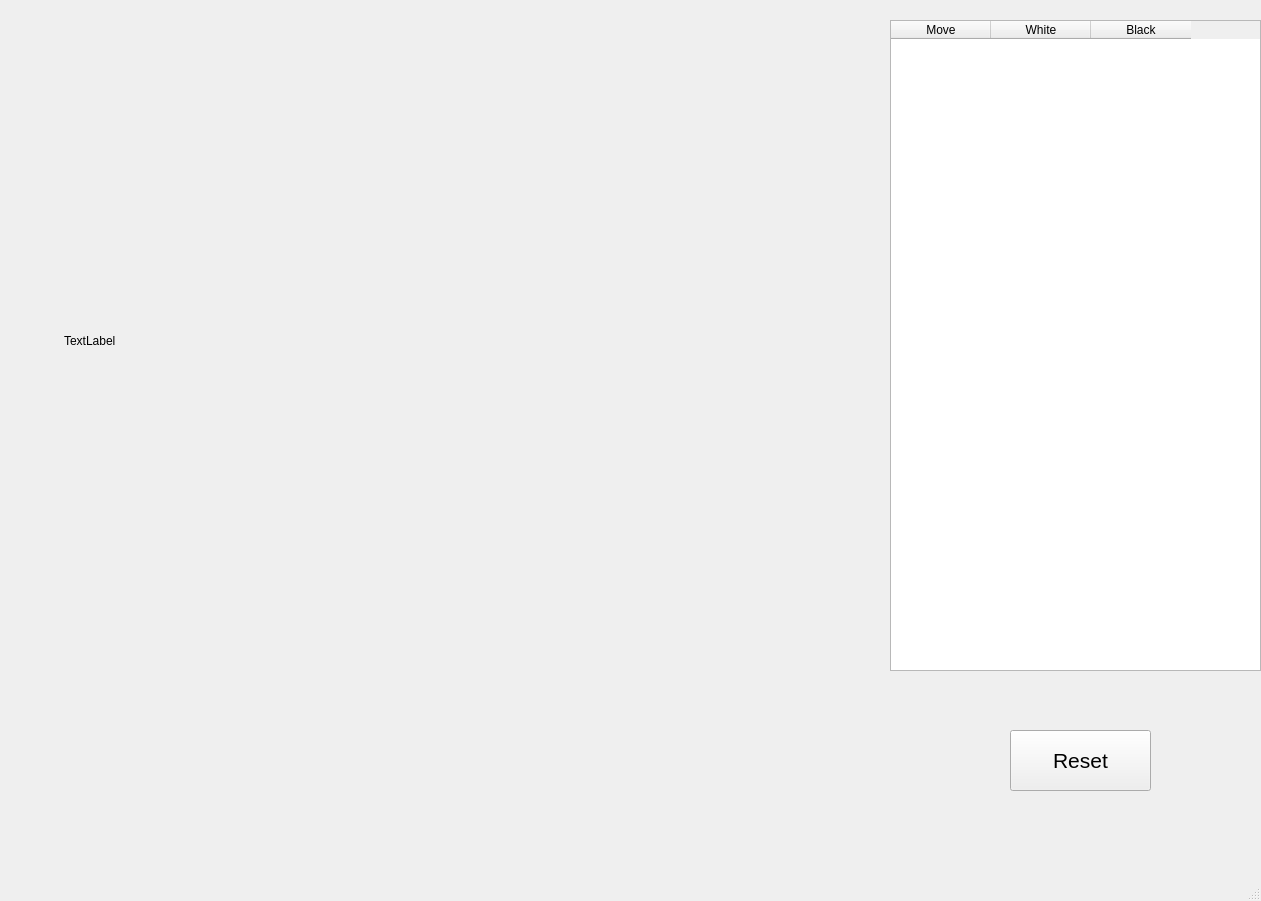
<?xml version="1.0" encoding="UTF-8"?>
<ui version="4.0">
 <class>MainWindow</class>
 <widget class="QMainWindow" name="MainWindow">
  <property name="geometry">
   <rect>
    <x>0</x>
    <y>0</y>
    <width>1261</width>
    <height>901</height>
   </rect>
  </property>
  <property name="windowTitle">
   <string>Chess</string>
  </property>
  <widget class="QWidget" name="centralwidget">
   <widget class="QPushButton" name="resetButton">
    <property name="geometry">
     <rect>
      <x>1010</x>
      <y>730</y>
      <width>141</width>
      <height>61</height>
     </rect>
    </property>
    <property name="font">
     <font>
      <pointsize>16</pointsize>
     </font>
    </property>
    <property name="text">
     <string>Reset</string>
    </property>
   </widget>
   <widget class="QTableWidget" name="tableWidget">
    <property name="geometry">
     <rect>
      <x>890</x>
      <y>20</y>
      <width>371</width>
      <height>651</height>
     </rect>
    </property>
    <column>
     <property name="text">
      <string>Move</string>
     </property>
    </column>
    <column>
     <property name="text">
      <string>White</string>
     </property>
    </column>
    <column>
     <property name="text">
      <string>Black</string>
     </property>
    </column>
   </widget>
   <widget class="QLabel" name="label">
    <property name="geometry">
     <rect>
      <x>64</x>
      <y>25</y>
      <width>711</width>
      <height>631</height>
     </rect>
    </property>
    <property name="text">
     <string>TextLabel</string>
    </property>
   </widget>
  </widget>
  <widget class="QMenuBar" name="menubar">
   <property name="geometry">
    <rect>
     <x>0</x>
     <y>0</y>
     <width>1261</width>
     <height>26</height>
    </rect>
   </property>
  </widget>
  <widget class="QStatusBar" name="statusbar"/>
 </widget>
 <resources/>
 <connections/>
</ui>
